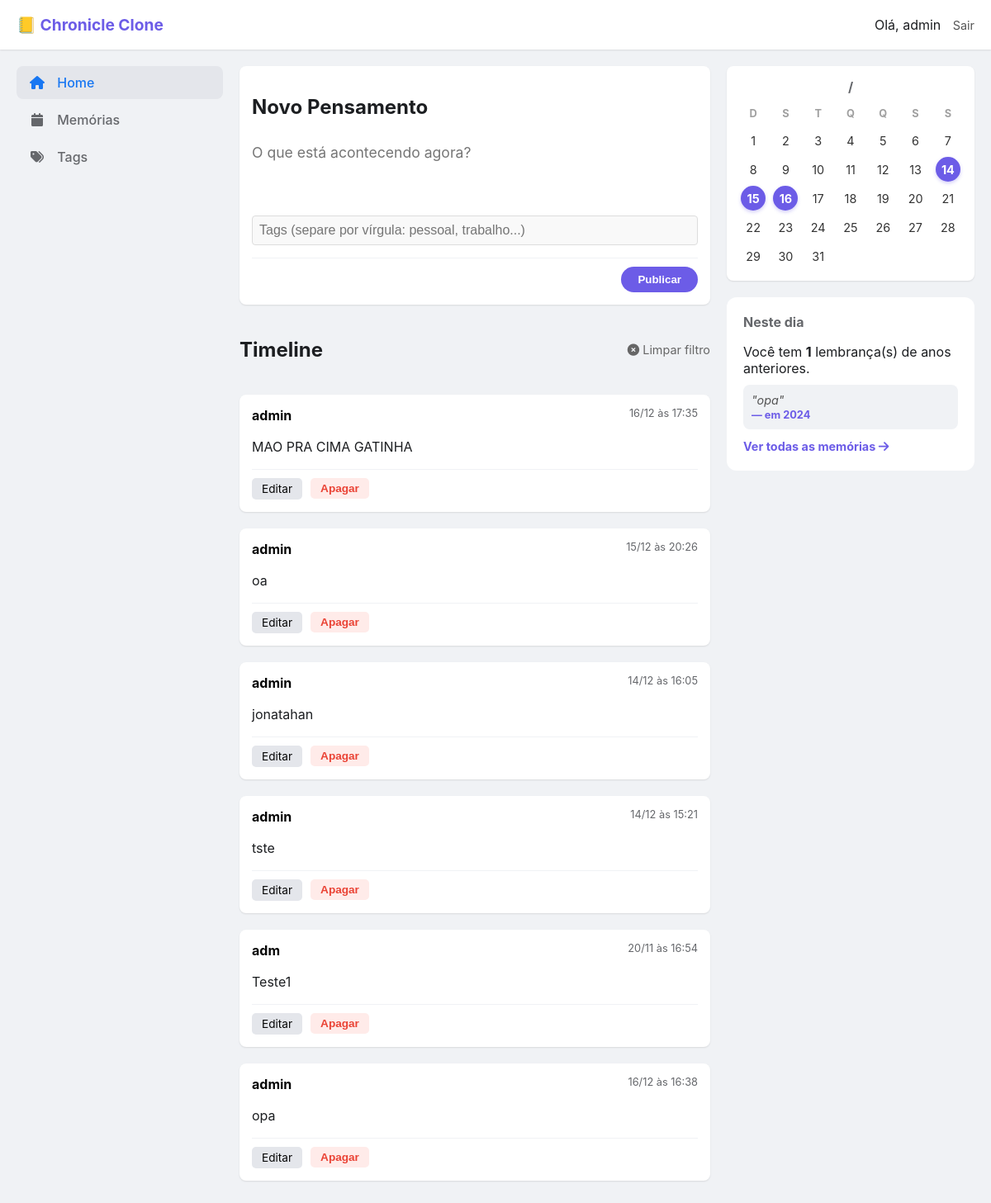
The page /dashboard (signed in) on the database its author committed.
### app.py (models this page shows, shortened)
class User(db.Model, UserMixin): #Cria a tabela de usuários no banco de dados, adicionado UserMixin para autenticação
    id = db.Column(db.Integer, primary_key=True) #ID do usuário
    username = db.Column(db.String(80), unique=True, nullable=False) #Nome do usuário
    password_hash = db.Column(db.String(128), nullable=False) #Senha do usuário (armazenada como hash) -- sempre salvar a senha em hash

class Post(db.Model): #Criar a tabela de posts no banco de dados
    idPost = db.Column(db.Integer, primary_key=True, nullable=False) #ID do post
    dataPost = db.Column(db.DateTime, default=datetime.now) #Data do post, atualizado utc para now
    content = db.Column(db.Text, nullable=False) #Conteúdo do post
    user_id = db.Column(db.Integer, db.ForeignKey('user.id'), nullable=False) #ID do usuário que criou o post
    autor = db.relationship('User', backref ='posts')
    tags = db.relationship('Tag', secondary=post_tags, backref='posts')

### app.py (the view)
@app.route('/dashboard')
@login_required
def dashboard():
    hoje = datetime.now()
    memorias = Post.query.filter(
        extract('month', Post.dataPost) == hoje.month,
        extract('day', Post.dataPost) == hoje.day,
        extract('year', Post.dataPost) != hoje.year,
        Post.user_id == current_user.id
    ).all()
    cal = calendar.monthcalendar(hoje.year, hoje.month)
    posts_do_mes = Post.query.filter(
        extract('month', Post.dataPost) == hoje.month,
        extract('year', Post.dataPost) == hoje.year,
        Post.user_id == current_user.id
    ).all()
    dias_ativos = [p.dataPost.day for p in posts_do_mes]
    data_url = request.args.get('data')  # Obtém o parâmetro 'date' da URL
    if data_url:
        data_filtro = datetime.strptime(data_url, '%Y-%m-%d')
        posts = Post.query.filter(
            extract('day', Post.dataPost) == data_filtro.day,
            extract('month', Post.dataPost) == data_filtro.month,
            extract('year', Post.dataPost) == data_filtro.year,
            Post.user_id == current_user.id).all()
        titulo_pagina = f'Posts de {data_filtro.strftime("%d/%m/%Y")}'
    else:
        posts = Post.query.order_by(Post.dataPost.desc()).all()
        titulo_pagina = 'Timeline'
    return render_template('dashboard.html',
                           posts=posts,
                           memorias=memorias,
                           calendario=cal,
                           dias_ativos=dias_ativos,
                           ano_mes=hoje.strftime('%m / %Y'),
                           title=titulo_pagina,
                           data_atual=hoje)

### app.py (called while the page is built)
@login_manager.user_loader
def load_user(user_id):
    return User.query.get(int(user_id)) #Convertendo id string para int

### templates/dashboard.html (shortened to what this page needs)
<!DOCTYPE html>
<html lang="pt-br">
<head>
    <link rel="stylesheet" href="{{ url_for('static', filename='css/style.css') }}">
    <link rel="stylesheet" href="https://cdnjs.cloudflare.com/ajax/libs/font-awesome/6.0.0/css/all.min.css">
</head>
<body>
    <header class="top-bar">
        <div class="logo">📒 Chronicle Clone</div>
        <div class="user-menu">
            <span>Olá, {{ current_user.username }}</span>
            <a href="{{ url_for('logout') }}" class="btn-logout">Sair</a>
        </div>
    </header>
    <div class="main-container">
        <aside class="sidebar">
            <nav>
                <a href="#" class="active"><i class="fas fa-home"></i> Home</a>
                <a href="{{ url_for('memories') }}"><i class="fas fa-calendar"></i> Memórias</a>
                <a href="{{ url_for('all_tags') }}"><i class="fas fa-tags"></i> Tags</a>
            </nav>
        </aside>
        <main class="content-area">
            <div class="new-post-card">
                <h2>Novo Pensamento</h2>
                <form action="/add_post" method="POST">
                    <textarea name="content" rows="3" placeholder="O que está acontecendo agora?" required></textarea>
                    <div style="margin-top: 10px;">
                        <input type="text" name="tags" placeholder="Tags (separe por vírgula: pessoal, trabalho...)"
                            style="width: 100%; border: 1px solid #ddd; padding: 8px; border-radius: 4px;">
                    </div>
                    <div class="form-footer">
                        <button type="submit">Publicar</button>
                    </div>
                </form>
            </div>
                <div style="display: flex; align-items: center; justify-content: space-between; margin-bottom: 20px;">
                    <h2>{{ title if title else 'Timeline' }}</h2>
                    {% if title %}
                        <a href="{{ url_for('dashboard') }}" style="font-size: 0.9rem; color: #666; text-decoration: none;">
                         <i class="fas fa-times-circle"></i> Limpar filtro
                        </a>
                    {% endif %}
                </div>
            {% for post in posts %}
                <div class="post-card">
                    <div class="post-header">
                        <span class="author-name">{{ post.autor.username }}</span>
                        <span class="post-date">{{ post.dataPost.strftime('%d/%m às %H:%M') }}</span>
                    </div>
                    <p class="post-content">{{ post.content }}</p>
                    <div class="post-actions">
                        <a href="{{ url_for('edit_post', post_id=post.idPost) }}" class="btn-small">Editar</a>
                        <form action="{{ url_for('delete_post', post_id=post.idPost) }}" method="POST" style="display: inline;">
                            <button type="submit" class="btn-small btn-danger">Apagar</button>
                        </form>
                    </div>
                </div>
            {% else %}
                <p class="empty-state">Seu diário está vazio. Comece a escrever!</p>
            {% endfor %}
        </main>
    <aside class="right-widgets">
            <div class="widget">
                <h3 style="text-align: center; margin-bottom: 15px;">
                    {{ mes_atual }} / {{ ano_atual }}
                </h3>
            <div class="calendar-grid">
                <div class="cal-header">D</div>
                <div class="cal-header">S</div>
                <div class="cal-header">T</div>
                <div class="cal-header">Q</div>
                <div class="cal-header">Q</div>
                <div class="cal-header">S</div>
                <div class="cal-header">S</div>
                {% for semana in calendario %}
                    {% for dia in semana %}
                        {% if dia == 0 %}
                            <div class="cal-day empty"></div>
                        {% else %}
                            <div class="cal-day {{ 'has-post' if dia in dias_ativos else '' }}">
                                {% if dia in dias_ativos %}
                                    <a href="{{ url_for('dashboard', data='%04d-%02d-%02d' % (data_atual.year, data_atual.month, dia)) }}"
                                        style="text-decoration: none; color: inherit; display: flex; align-items: center; justify-content: center; width: 100%; height: 100%;">
                                            {{ dia }}
                                    </a>
                                {% else %}
                                    {{ dia }}
                                {% endif %}
                            </div>
                        {% endif %}
                    {% endfor %}
                {% endfor %}
            </div>
        </div>
        <div class="card" style="background: white; padding: 20px; border-radius: 12px; margin-top: 20px;">
            <h3 style="margin-bottom: 15px;">Neste dia</h3>
            {% if memorias %}
                 <p style="margin-bottom: 10px;">
                    Você tem <strong>{{ memorias|length }}</strong> lembrança(s) de anos anteriores.
                </p>
                <div style="background: #f0f2f5; padding: 10px; border-radius: 8px; margin-bottom: 10px; font-style: italic; color: #555; font-size: 0.9rem;">
                    "{{ memorias[0].content }}"
                    <br>
                    <span style="font-weight: bold; font-style: normal; font-size: 0.8rem; color: #6c5ce7;">
                        — em {{ memorias[0].dataPost.year }}
                    </span>
                </div>
            <a href="{{ url_for('memories') }}" style="text-decoration: none; color: #6c5ce7; font-weight: bold; font-size: 0.9rem;">
                Ver todas as memórias <i class="fas fa-arrow-right"></i>
            </a>
            {% else %}
                <p style="color: #888;">Nenhuma lembrança antiga encontrada para hoje.</p>
            {% endif %}
        </div>
    </aside>
    </div>
</body>
</html>

### static/css/style.css (style rules this page uses)
* { box-sizing: border-box; }
body { font-family: 'Inter', 'Segoe UI', sans-serif; background-color: #f0f2f5; color: #1c1e21; margin: 0; padding: 0; }
.top-bar { background-color: #ffffff; height: 60px; display: flex; justify-content: space-between; align-items: center; padding: 0 20px; box-shadow: 0 1px 2px rgba(0,0,0,0.1); position: sticky; top: 0; z-index: 100; }
.logo { font-weight: bold; font-size: 1.2rem; color: #6c5ce7; }
.btn-logout { font-size: 0.9rem; color: #555; text-decoration: none; margin-left: 10px; }
.main-container { display: grid; grid-template-columns: 250px 1fr 300px; gap: 20px; max-width: 1200px; margin: 20px auto; padding: 0 20px; align-items: start; }
.sidebar nav a { display: block; padding: 10px 15px; color: #65676b; text-decoration: none; font-weight: 500; border-radius: 8px; margin-bottom: 5px; transition: background 0.2s; }
.sidebar nav a:hover, .sidebar nav a.active { background-color: #e4e6eb; color: #1877f2; }
.sidebar i { margin-right: 10px; width: 20px; text-align: center; }
.new-post-card, .post-card, .widget { background: white; border-radius: 8px; box-shadow: 0 1px 2px rgba(0,0,0,0.1); padding: 15px; margin-bottom: 20px; }
.new-post-card textarea { width: 100%; border: none; resize: none; font-family: inherit; font-size: 1.1rem; outline: none; padding: 10px 0; }
.form-footer { border-top: 1px solid #f0f2f5; padding-top: 10px; text-align: right; }
button { background-color: #6c5ce7; color: white; border: none; padding: 8px 20px; border-radius: 20px; font-weight: bold; cursor: pointer; transition: background 0.2s; }
.post-header { display: flex; justify-content: space-between; margin-bottom: 10px; }
.author-name { font-weight: bold; color: #050505; }
.post-date { font-size: 0.8rem; color: #65676b; }
.post-content { font-size: 1rem; line-height: 1.5; margin-bottom: 15px; }
.post-actions { border-top: 1px solid #f0f2f5; padding-top: 10px; display: flex; gap: 10px; }
.btn-small { padding: 5px 12px; font-size: 0.85rem; border-radius: 5px; text-decoration: none; background: #e4e6eb; color: #050505; }
.btn-small.btn-danger { background: #ffebe9; color: #ea4335; }
.right-widgets h3 { font-size: 1rem; color: #65676b; margin-top: 0; }
input[type="text"], input[type="password"] { width: 100%; padding: 12px; margin-bottom: 15px; border: 1px solid #ddd; border-radius: 8px; background-color: #f9f9f9; font-size: 1rem; box-sizing: border-box; outline: none; transition: border 0.3s; }
.calendar-grid { display: grid; grid-template-columns: repeat(7, 1fr); gap: 5px; text-align: center; }
.cal-header { font-weight: bold; font-size: 0.8rem; color: #a0a0a0; margin-bottom: 5px; }
.cal-day { font-size: 0.9rem; padding: 8px 0; border-radius: 50%; width: 30px; height: 30px; display: flex; align-items: center; justify-content: center; margin: 0 auto; color: #333; }
.cal-day.empty { background: transparent; }
.cal-day.has-post { background-color: #6c5ce7; color: white; font-weight: bold; cursor: pointer; box-shadow: 0 2px 4px rgba(108, 92, 231, 0.3); }

### rows shown on the page
User: username "admin"
Post: autor.username "admin", dataPost "16/12 às 17:35", content "MAO PRA CIMA GATINHA"
Post: autor.username "admin", dataPost "15/12 às 20:26", content "oa"
Post: autor.username "admin", dataPost "14/12 às 16:05", content "jonatahan"
Post: autor.username "admin", dataPost "14/12 às 15:21", content "tste"
Post: autor.username "adm", dataPost "20/11 às 16:54", content "Teste1"
Post: autor.username "admin", dataPost "16/12 às 16:38", content "opa", dataPost "2024"

### other values the page prints
{{ title if title else 'Timeline' }} "Timeline"
{{ dia }} "1" "2" "3" "4" "5" "6" "7" "8" "9" "10" "11" "12" "13" "17" "18" "19" "20" "21" "22" "23" "24" "25" "26" "27" "28" "29" "30" "31"
{{ dia }} "14" "15" "16"
{{ memorias|length }} "1"
